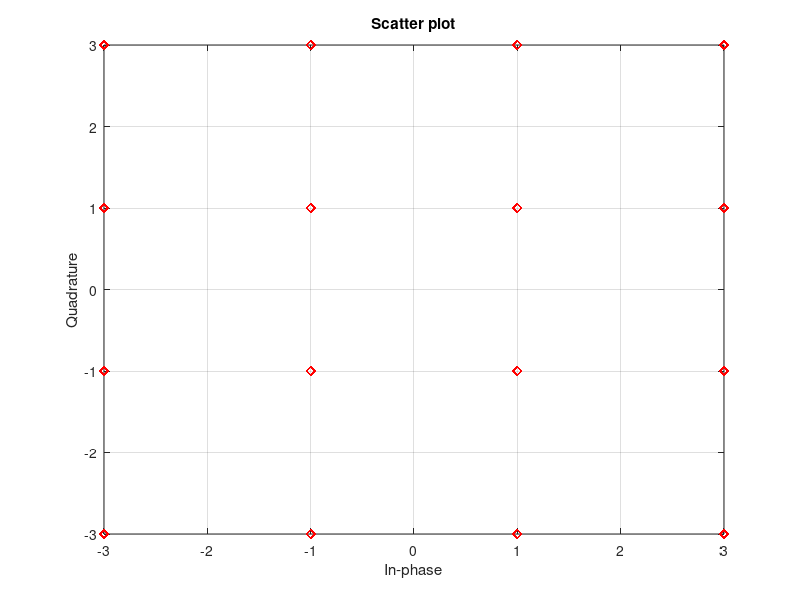

Here is the MATLAB script that generated this plot: (Note: this script raises an error after producing the figure.)
clear all;
close all;
clc;

roll_of = 0.35;
fp = 2000;
Rs = 1000;
Fe = 10000;
Te = 1/Fe;
Ns = 10;
Ts = 1/Rs;
Fc1 = fp/Fe;
Nech = 30;
M = 16;

nb_bits = 10000;


%% Implantation de la chaine passe-bas equivalente

% Generation des bits à transmettre
Bits = randi([0 M-1],1,nb_bits);

% Mapping de Gray
dk = qammod(Bits,M);

% Tracé des constellations
scatterplot(dk,1,0,'rd')
grid on;


% Suréchantillonage : génération de la sutite de diracs
Suite_diracs_1 = kron(dk,[1, zeros(1,Ns-1)]);


% Reponse impulsionnelle du filtre de mise en forme
h_1 = rcosdesign(roll_of,6,Ns,'sqrt');
retard = (length(h_1) - 1)/2;

% Filtrage de mise en forme
x_1 = filter(h_1,1,[Suite_diracs_1,zeros(1,retard)]);
% 
% % Tracé des signaux générés sur les voies
% figure;
% subplot(221)
% plot(real(x_1), 'r')
% xlabel('t')
% ylabel('I(t)')scatterplot(dk,1,0,'b*')
% title('Signal transmis sur la porteuse')
% 
% 
% subplot(222)
% plot(imag(x_1),'b')
% xlabel('t')
% ylabel('Q(t)')
% title('Signal transmis sur la porteuse')


% % Calcul et tracé de la DSP par la methode du périodogramme
% figure;
% dsp = (abs(fft(real(x_1))).^2)/length(real(x_1));
% tx = linspace(-Fe/2,Fe/2,length(dsp));
% plot(tx,fftshift(dsp),'r')
% xlabel('f en Hz')
% ylabel('DSP')
% title('Tracé de la DSP du signal modulé sur porteuse')




% Filtre de reception
h_r_1 = h_1;   % filtrage adapté

% Filtrage de reception
z_1 = filter(h_r_1,1,[x_1,zeros(1,retard)]);
z_1 = z_1(1,2*retard+1:end);

% Diagramme de l'oeil
n = size(z_1,2)/(2*Ns);
z_til_real = real(z_1);
z_til_real= reshape((z_til_real),2*Ns,n);
z_til_im = imag(z_1);
z_til_im= reshape((z_til_im),2*Ns,n);


% Trace du diagramme
figure;
t2 = linspace(0,2*Ts,size(z_til_real,1));
plot(t2,z_til_real)
xlabel('Periode Ts')
title("Diagramme de l'oeil de la chaine I 16-QAM")

figure;
t2 = linspace(0,2*Ts,size(z_til_im,1));
plot(t2,z_til_im)
xlabel('Periode Ts')
title("Diagramme de l'oeil de la chaine Q 16-QAM")

% Echantillonnage
% Pour l'echantillonage on choisit t0 = Ts
% Car l'oeil est ouvert pour t = Ts
t0 = 1;
%arg_z = angle(z_1);
dec_arg = z_1(t0:Ns:end);
%dec_im = im_z(t0:Ns:end);

% Prise de decisions
%n = size(dec_real,2);

% bits_real = (dec_real > 0);
% bits_im = (dec_im > 0);
bits_recup = qamdemod(dec_arg,M);
% for i = 1 : n
%     bits_recup(2*i -1) = bits_real(i);
%     bits_recup(2*i) = bits_im(i);
% end

% Calcul du TEB
bits_erron = 0;
for i = 1 : length(Bits)
    if (Bits(i) ~= bits_recup(i))
        bits_erron = bits_erron + 1;
    end
end
TEB = bits_erron/length(Bits)

% Calcul de la puissance du signal



%Simulation du taux d'erreur binaire
%Calcul de la puissance
Pre = mean(abs(x_1(1,retard+1:end)).^2);
%disp('La puissance du signal modulé sur fréquence porteuse est :'); Pr
TEB_bruit = zeros(1,7);
for i = 0 : 6
    Eb_No = 10^(i/10);
    sigma_real = sqrt(Ns*Pre/(2*log2(M)*Eb_No));
    sigma_im = sqrt(Ns*Pre/(2*log2(M)*Eb_No));
    
    TEB_Theo(i+1) = 4*(1 - (1/sqrt(M))) * qfunc(sqrt(3*log2(M)*Eb_No/(M-1)));
     TEB_Theo_1(i+1) =  qfunc(sqrt(2*Eb_No));
    %Rajout du bruit
    N_I = sigma_real*randn(1,(nb_bits*Ns) +retard);
    N_Q = sigma_im*randn(1,(nb_bits*Ns) +retard);
    
    Ne = N_I + 1j*N_Q;
    
    x_1_i = x_1 + Ne;
    
    
    %Filtrage de reception avec le bruit
    z_x_i = filter(h_r_1,1,[x_1_i,zeros(1,retard)]);
    z_1_i = z_x_i(1,2*retard+1 : end);
    
%     Echantillonnage
%     Pour l'echantillonage on choisit t0 = Ts
%     Car l'oeil est ouvert pour t = Ts
    t0 = 1;
    dec_arg = z_1_i(t0:Ns:end);
     
    
%     Prise de decisions
%     n = size(dec_real,2);
%     bits_real = (dec_real > 0);
%     bits_im = (dec_im > 0);
      bits_recup_i = qamdemod(dec_arg,M);
%     for k = 1 : n
%         bits_recup_i(2*k -1) = bits_real(k);
%         bits_recup_i(2*k) = bits_im(k);
%     end
    
  %  Calcul du TEB
    bits_erron_i = 0;
    for j = 1 : length(Bits)
        if (Bits(j) ~= bits_recup_i(j))
            bits_erron_i = bits_erron_i + 1;
        end
    end
    
    TEB_bruit(i+1) = bits_erron_i/nb_bits;
    
    %Tracé des constellations
   % scatterplot(dec_arg,1,0,'b*')
     dec_real = real(dec_arg);
    dec_im = imag(dec_arg);
    figure(21)
    subplot(3,3,i+1)
    plot(dec_real,dec_im, 'r.')
    %hold on, plot([-4 4],[0 0],'k-')
    %hold on, plot([0 0], [-4 4], 'k-')
    xlabel('I')
    ylabel('Q')
    title(["Constellations pour Eb/No = ",i,"Db"])
end

%Tracé du taux d'erreur binaire en fonction de Eb/No
figure;
semilogy(TEB_bruit,'o--')
grid on;
xlabel("Rapport Eb/No")
ylabel("TEB")
title("TEB en fonction de Eb/No")

%Calcul du TEB theorique
figure;
semilogy(TEB_bruit,'g')
hold on;
semilogy(TEB_Theo,'r')
hold on;
semilogy(TEB_Theo_1,'b')
grid on;
legend('TEB pratique', 'TEB theorique', 'TEB BPSK')
xlabel('Eb/N0')
ylabel('Valeur du TEB')
title('Comparaison des TEB')